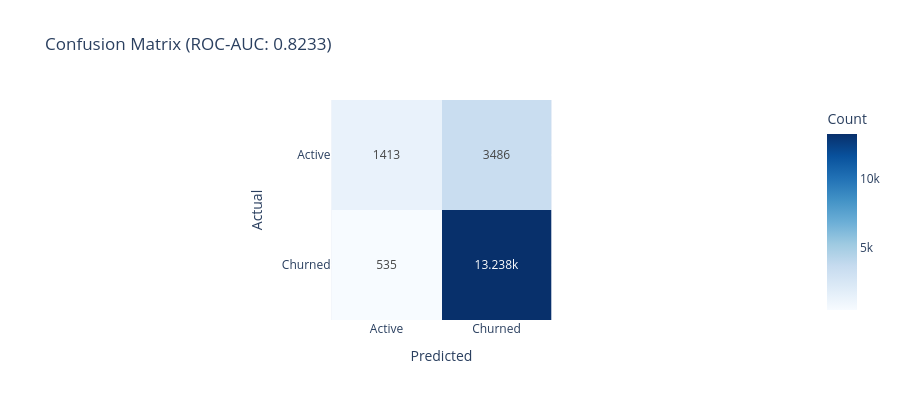

Notebook code for this chart:
### Code cell
y_pred = clf.predict(X_test)
y_prob = clf.predict_proba(X_test)[:, 1]

roc_auc = roc_auc_score(y_test, y_prob)

print("MODEL EVALUATION")
print(f"\nROC-AUC Score: {roc_auc:.4f}")
print(f"\nClassification Report:")
print(classification_report(y_test, y_pred, 
      target_names=["Active", "Churned"]))

# Confusion matrix
cm = confusion_matrix(y_test, y_pred)
fig_cm = px.imshow(
    cm,
    labels=dict(x="Predicted", y="Actual", color="Count"),
    x=["Active", "Churned"],
    y=["Active", "Churned"],
    text_auto=True,
    color_continuous_scale="Blues",
    title=f"Confusion Matrix (ROC-AUC: {roc_auc:.4f})"
)
fig_cm.update_layout(height=400)
fig_cm.show()

### Figure 1 — Plotly figure (JSON) as saved in the notebook; plotly's stock layout.template omitted (floating-point values rounded to 4 significant figures)
{"data": [{"coloraxis": "coloraxis", "hovertemplate": "Predicted: %{x}<br>Actual: %{y}<br>Count: %{z}<extra></extra>", "name": "0", "texttemplate": "%{z}", "type": "heatmap", "x": ["Active", "Churned"], "xaxis": "x", "y": ["Active", "Churned"], "yaxis": "y", "z": [[1413, 3486], [535, 13238]]}], "layout": {"coloraxis": {"colorbar": {"title": {"text": "Count"}}, "colorscale": [[0, "rgb(247,251,255)"], [0.125, "rgb(222,235,247)"], [0.25, "rgb(198,219,239)"], [0.375, "rgb(158,202,225)"], [0.5, "rgb(107,174,214)"], [0.625, "rgb(66,146,198)"], [0.75, "rgb(33,113,181)"], [0.875, "rgb(8,81,156)"], [1, "rgb(8,48,107)"]]}, "height": 400, "title": {"text": "Confusion Matrix (ROC-AUC: 0.8233)"}, "xaxis": {"anchor": "y", "constrain": "domain", "domain": [0, 1], "scaleanchor": "y", "title": {"text": "Predicted"}}, "yaxis": {"anchor": "x", "autorange": "reversed", "constrain": "domain", "domain": [0, 1], "title": {"text": "Actual"}}}}
